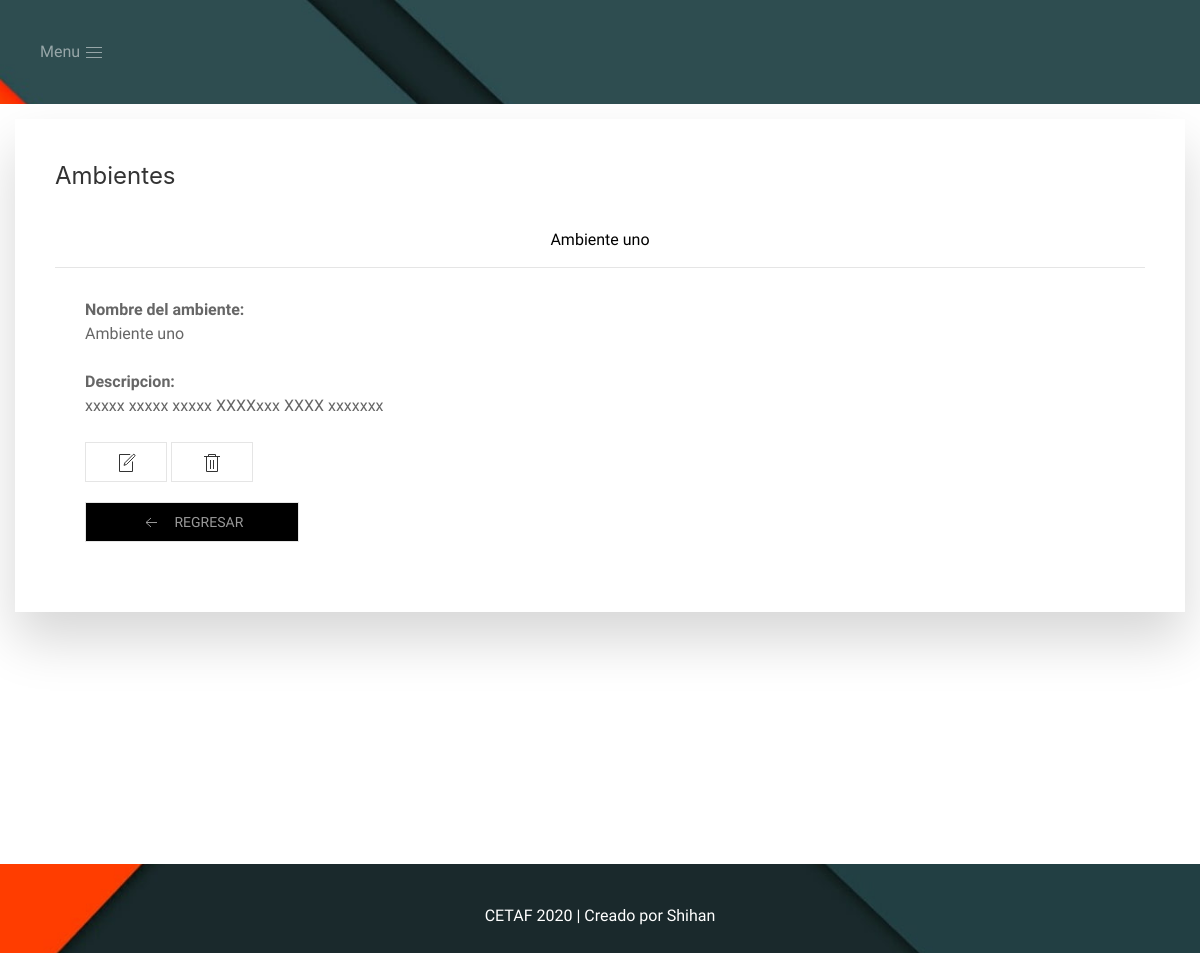
Before: /ambientes/1/ with the older database file.
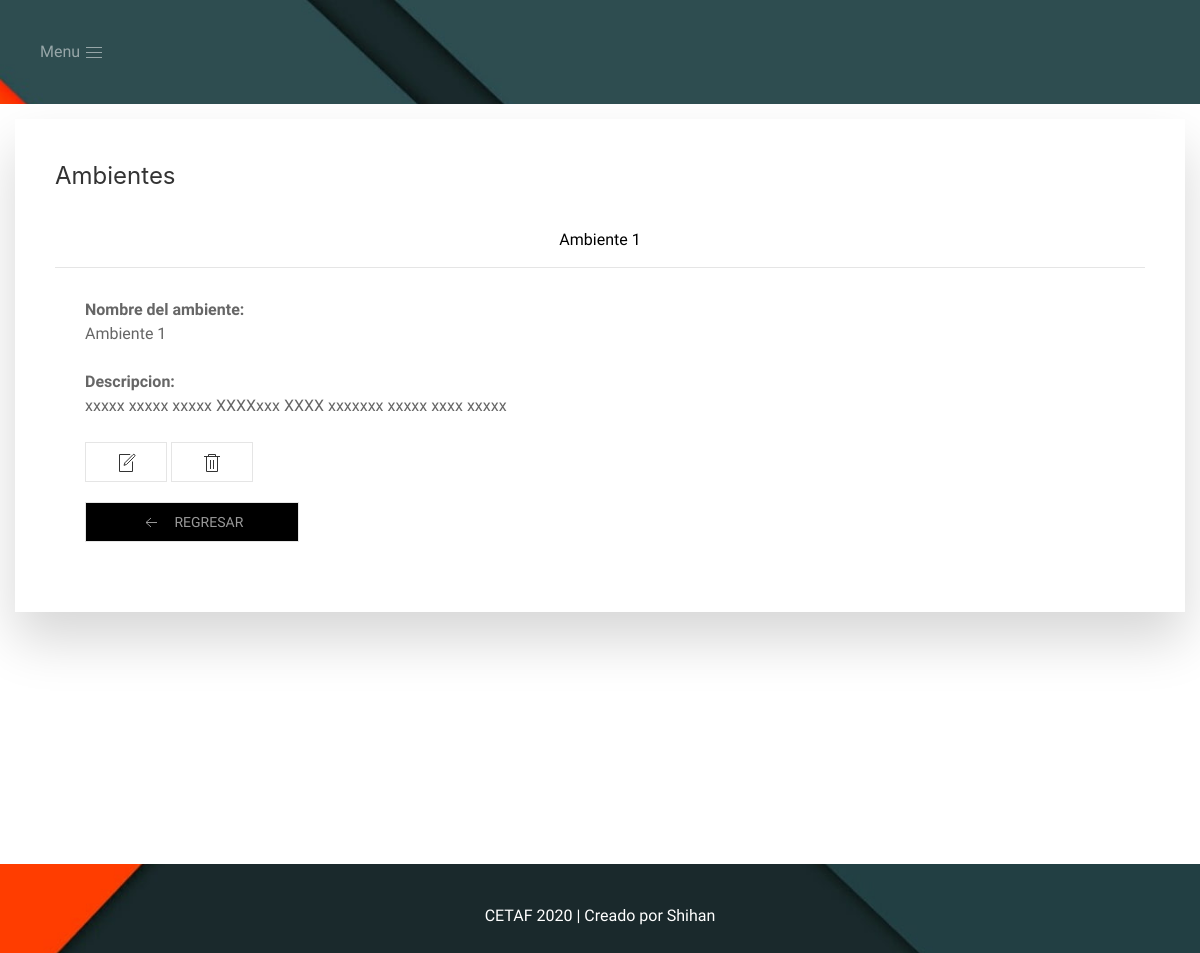
After: the same page with the newer database file.
### cetaf/models.py (models this page shows, shortened)
class Ambiente(models.Model):
    nombre = models.CharField(max_length=50)
    descripcion = models.TextField()

### cetaf/views.py (the view)
# urls.py: path('ambientes/<int:_id>/', views.detalle_ambiente, name='detalle_ambiente'),
def detalle_ambiente(request, _id):
    try:
        ambiente = Ambiente.objects.get(pk = _id)
    except Ambiente.DoesNotExist:
        raise Http404('Este registro no existe')
    return render(request, 'ambientes/detalle_ambiente.html', {'ambiente': ambiente})

### cetaf/templates/ambientes/detalle_ambiente.html (shortened to what this page needs)
{% extends "ambientes/index.html" %}
{% block contenido_ambiente %}
    <div class="uk-modal-header" style="color: black; text-align: center;">
        {{ambiente.nombre}}
    </div>
    <div class="uk-modal-body">
        <dl>
            <dt>Nombre del ambiente:</dt>
            <dd>{{ambiente.nombre}}</dd>
            <br>
            <dt>Descripcion:</dt>
            <dd>{{ambiente.descripcion}}</dd>
            <br>
            <dd style="margin-bottom: 20px">
                <a class="uk-button uk-button-default" href="{% url 'actualizar_ambiente' ambiente.id %}" uk-icon="file-edit" uk-tooltip="Editar"></a>
                <a class="uk-button uk-button-default" href="{% url 'borrar_ambiente' ambiente.id %}" uk-icon="trash" uk-tooltip="Eliminar"></a>
            </dd>
            <ul class="uk-nav-default uk-nav-parent-icon"  uk-nav>
                <li class="uk-button uk-button-default uk-button-small" style="background: black;"><a href="{% url 'lts_ambiente' %}"><span class="uk-margin-small-right" uk-icon="icon: arrow-left"></span> Regresar</a></li>
            </ul>
        </dl>
    </div>
{% endblock contenido_ambiente %}

Changed rows visible on the page:
changed Ambiente: nombre "Ambiente uno" → "Ambiente 1"; descripcion "xxxxx xxxxx xxxxx XXXXxxx XXXX xxxxxxx" → "xxxxx xxxxx xxxxx XXXXxxx XXXX xxxxxxx xxxxx xxxx xxxxx"
